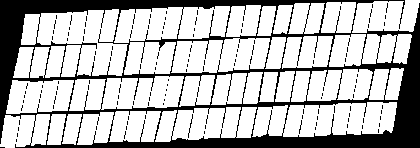
%> input picture Turpay_210313_LeafChlorophyll_CUT_BIN_0.45_255_GRILLA.tif, 420 x 148 px, shrunk from 1603 x 565 before the run; the run also reads 1 picture not shown here
$ octave Deteccion_Objetos_2.m   (GNU Octave 9; MATLAB toolbox functions it lacks are replaced by stand-ins)
%> lines starting %> are read from the running program, lines starting %| are printed output that depends on the picture; in (x1, y1, x2, y2) boxes, pixels count from 0 and x2, y2 are one past the last pixel; in counts of white or black regions, pixels touching at a corner belong together; the program's own positions count from 1
clear all
close all
im1=imread('Turpay_210313_LeafChlorophyll_CUT_BIN_0.45_255_GRILLA.tif');
%> im1 is the input picture: size 148x420 single; min -3.4e+38, max 213.1, mean -Inf
im2=imread('Turpay_210313_LeafChlorophyll_CUT_BIN_0.45_GRILLA.tif');
rota_im1=imrotate(im1,8,'bilinear');
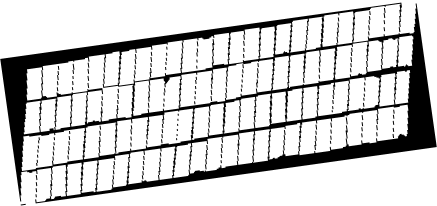
%> rota_im1: size 206x437 single; min -3.4e+38, max 211.5, mean -Inf; drawn with min black and max white
rota_im2=imrotate(im2,8,'bilinear');

% la imagen que he introducido es una RGB la cual fue cortada utilizando la
% grilla 1. Ademas la lleve al formato de 0 - 255, considerando que 0.1 es 255 en las
% imagenes RGB reconstruidas del Pix4D (imagenes de reflectancia)
% La funcion rb2gray, como input exige imagenes RGF 03 bandas.
%
%  El objetivo de este codigo es detectar c/u de las parcelas, etiquetrlas
%  y RECUPERAR los vertices de los rectangulos que encierran cada uno de
%  los plots.

%i1=imread('Turpay_210313_LeafChlorophyll_CUT_BIN_0.45_255_GRILLA_8.jpg');
%i1g=rgb2gray(i1);
%bw1=im2bw(i1);
bw1=im2bw(rota_im1);
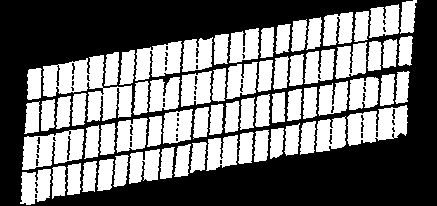
%> bw1: size 206x437 logical; 45% white; 69 white regions
%i2=imread('20191129_40m_index_ndvi_CUT_Grid1_255.tif');
%bw2=im2bw(i2);

% Se necesita que i1 sea una imagen que contenga todas las grillas, si
% ingresamos plots con valores de CERO, el algortimo de deteccion de objetos
% agrupara cada uno de los peque駉s retazos de informacion.
% Deberia funcionar con: 20191129_40m_index_ndvi_CUT cortada con GRILLA 1 y
% escalada al formato 0-255. Ya que rgb2gray exige 3 bandas como input,
% utilizo directammnete la funcion im2bw. Al final,

stats=regionprops(bw1,'Perimeter','Area','Centroid','BoundingBox');
%> stats = 69 regions; largest, box (x1, y1, x2, y2), Area, Centroid and Perimeter: (43, 55, 132, 122) 2928 [89.3 88.4] 526.7, (22, 129, 84, 170) 1692 [53.2 149.6] 233.2, (347, 105, 408, 146) 1655 [377.6 125.9] 238.8
%figure(1),imshow(bw2)

%ndvi1=imread('Turpay_210313_LeafChlorophyll_CUT_BIN_0.45_GRILLA_8.jpg');
% ndvi1 es la imagen NDVI - exp 2019 filtrada con OSAVI y cortada con la grilla 1.
figure(1),imshow(rota_im2);
%> after `imshow(rota_im2)`:
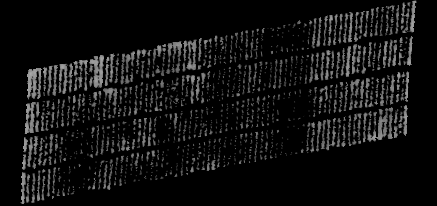
%> displayed picture: size 206x437, on the screen's scale of 0 to 255; min 0, max 168, mean 16.3
hold on

for k=1:length(stats)
    thisboundingbox=stats(k).BoundingBox;
    rectangle('Position',[thisboundingbox(1),thisboundingbox(2),thisboundingbox(3),thisboundingbox(4)],'EdgeColor','b','Linewidth',0.5);
    text(stats(k).Centroid(1),stats(k).Centroid(2),num2str(k),'Color','r','FontSize',6);
end
%> this loop made 69 passes
%> thisboundingbox on passes 1 to 12: [20.5 169.5 31 36], [22.5 129.5 62 41], [24.5 101.5 16 33], [27.5 68.5 15 32], [41.5 99.5 14 32], [43.5 55.5 89 67], [52.5 166.5 14 33], [56.5 96.5 15 33], [67.5 163.5 14 32], [72.5 93.5 15 33], [82.5 161.5 15 31], [84.5 125.5 16 34]
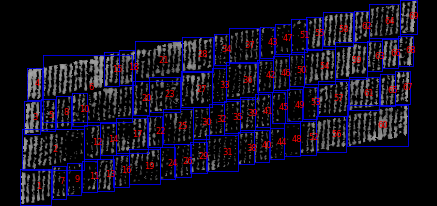
%> figure redrawn from the program's plot data


% Este etapa recupera las coordenadas de los verticies del rectangulo mas
% peque駉 que atrapa a los objetos detctados.
% area1: guarda las coordenadas de c/u de los rectangulos y aproxima sus
% valores al numero entero proximo

for k=1:length(stats)
    thisboundingbox=stats(k).BoundingBox;
    for j=1:4
        area(k,j)=thisboundingbox(j);
        area1(k,j)=round(area(k,j));
    end
end
%> after the loop, area = 69 rows, first 8: [20.5 169.5 31 36; 22.5 129.5 62 41; 24.5 101.5 16 33; 27.5 68.5 15 32; 41.5 99.5 14 32; 43.5 55.5 89 67; 52.5 166.5 14 33; 56.5 96.5 15 33]; area1 = 69 rows, first 8: [21 170 31 36; 23 130 62 41; 25 102 16 33; 28 69 15 32; 42 100 14 32; 44 56 89 67; 53 167 14 33; 57 97 15 33]

% [6 lines of commented-out code are left out]

for k=1:length(stats)
    area2(k,1)=area1(k,1);%(x1)
    area2(k,2)=area1(k,2);%(y1)
    area2(k,3)=area1(k,3)+area1(k,1)-1;%(x2)
    area2(k,4)=area1(k,4)+area1(k,2)-1;%(y2)
end
%> this loop made 69 passes
%> after the loop, area2 = 69 rows, first 8: [21 170 51 205; 23 130 84 170; 25 102 40 134; 28 69 42 100; 42 100 55 131; 44 56 132 122; 53 167 66 199; 57 97 71 129]
